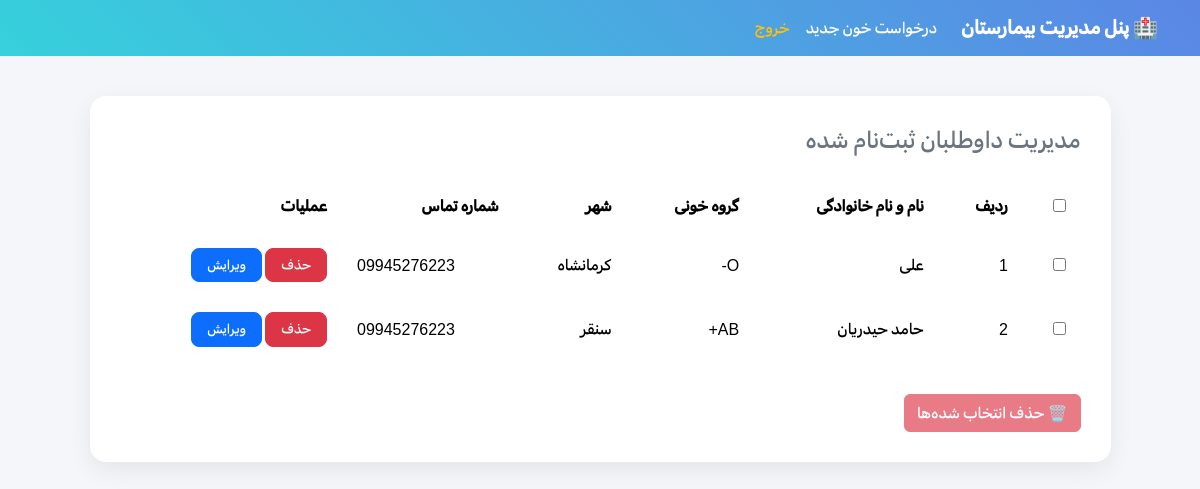
Before: /hospital/manage_donors with the older database file.
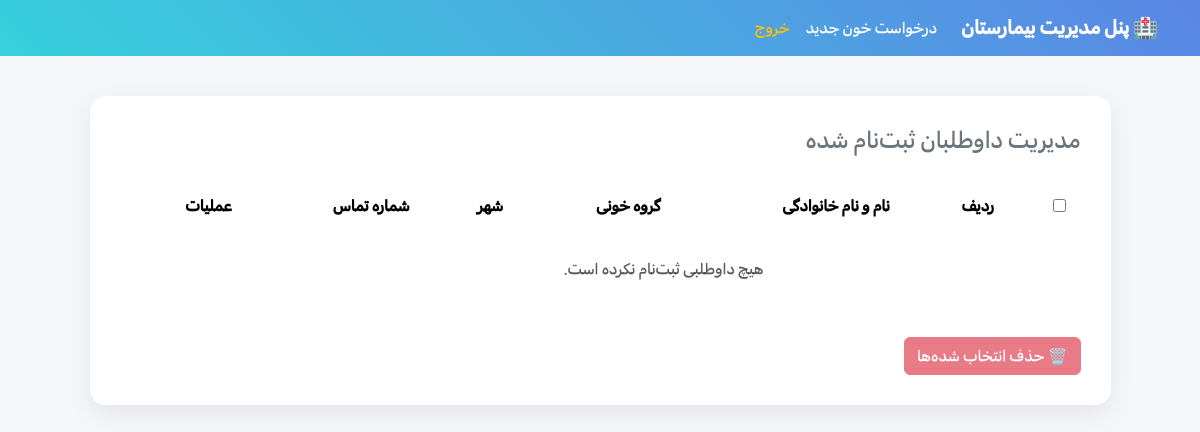
After: the same page with the newer database file.
### tables this page shows
CREATE TABLE donors (
            id INTEGER PRIMARY KEY AUTOINCREMENT,
            name TEXT NOT NULL,
            blood_type TEXT NOT NULL,
            city TEXT NOT NULL,
            phone TEXT NOT NULL
        );

### app.py (the view)
@app.route('/hospital/manage_donors')
def manage_donors():
    conn = get_db_connection()
    donors = conn.execute("SELECT * FROM donors ORDER BY id DESC").fetchall()
    conn.close()
    return render_template('manage_donors.html', donors=donors)

### app.py (called while the page is built)
def get_db_connection():
    conn = sqlite3.connect('database.db')
    conn.row_factory = sqlite3.Row
    return conn

### templates/manage_donors.html (shortened to what this page needs)
<!DOCTYPE html>
<html lang="fa" dir="rtl">
<head>
    <link href="https://cdn.jsdelivr.net/npm/bootstrap@5.3.3/dist/css/bootstrap.rtl.min.css" rel="stylesheet">
</head>
<body>
    <nav class="navbar navbar-expand-lg">
        <div class="container">
            <a class="navbar-brand text-white fw-bold" href="/hospital/dashboard">🏥 پنل مدیریت بیمارستان</a>
            <ul class="navbar-nav me-auto">
                <li class="nav-item"><a class="nav-link text-white" href="/request">درخواست خون جدید</a></li>
                <li class="nav-item"><a class="nav-link text-warning" href="/">خروج</a></li>
            </ul>
        </div>
    </nav>
    <div class="container">
        <div class="row justify-content-center">
            <div class="col-md-11">
                <div class="table-container">
                    <h4 class="text-secondary mb-4">مدیریت داوطلبان ثبت‌نام شده</h4>
                    <table class="table table-borderless" id="donorsTable">
                        <thead>
                            <tr>
                                <th><input type="checkbox" id="selectAll"></th>
                                <th>ردیف</th>
                                <th>نام و نام خانوادگی</th>
                                <th>گروه خونی</th>
                                <th>شهر</th>
                                <th>شماره تماس</th>
                                <th>عملیات</th>
                            </tr>
                        </thead>
                        <tbody>
                            {% for donor in donors %}
                            <tr>
                                <td><input type="checkbox" class="donor-checkbox" name="donor_ids"
                                        value="{{ donor['id'] }}"></td>
                                <td>{{ loop.index }}</td>
                                <td>{{ donor['name'] }}</td>
                                <td>{{ donor['blood_type'] }}</td>
                                <td>{{ donor['city'] }}</td>
                                <td dir="ltr">{{ donor['phone'] }}</td>
                                <td>
                                    <form action="/delete_donor/{{ donor['id'] }}" method="POST" style="display:inline;"
                                        onsubmit="return confirm('آیا از حذف این داوطلب مطمئن هستید؟');">
                                        <button type="submit" class="btn btn-danger btn-action">حذف</button>
                                    </form>
                                    <a href="/edit_donor/{{ donor['id'] }}"
                                        class="btn btn-primary btn-action">ویرایش</a>
                                </td>
                            </tr>
                            {% else %}
                            <tr>
                                <td colspan="6" class="text-center text-muted py-4">هیچ داوطلبی ثبت‌نام نکرده است.</td>
                            </tr>
                            {% endfor %}
                        </tbody>
                    </table>
                    <form id="bulkDeleteForm" action="/bulk_delete" method="POST" style="display: inline;">
                        <button type="submit" id="bulkDeleteBtn" class="btn btn-danger mt-3" disabled>
                            🗑️ حذف انتخاب شده‌ها
                        </button>
                    </form>
                </div>
            </div>
        </div>
    </div>
</body>
</html>

Changed rows visible on the page:
removed donors: name "علی", blood_type "O-", city "کرمانشاه", phone "09945276223"
removed donors: name "حامد حیدریان", blood_type "AB+", city "سنقر", phone "09945276223"
Other visible differences:
text now shown: "هیچ داوطلبی ثبت‌نام نکرده است."
